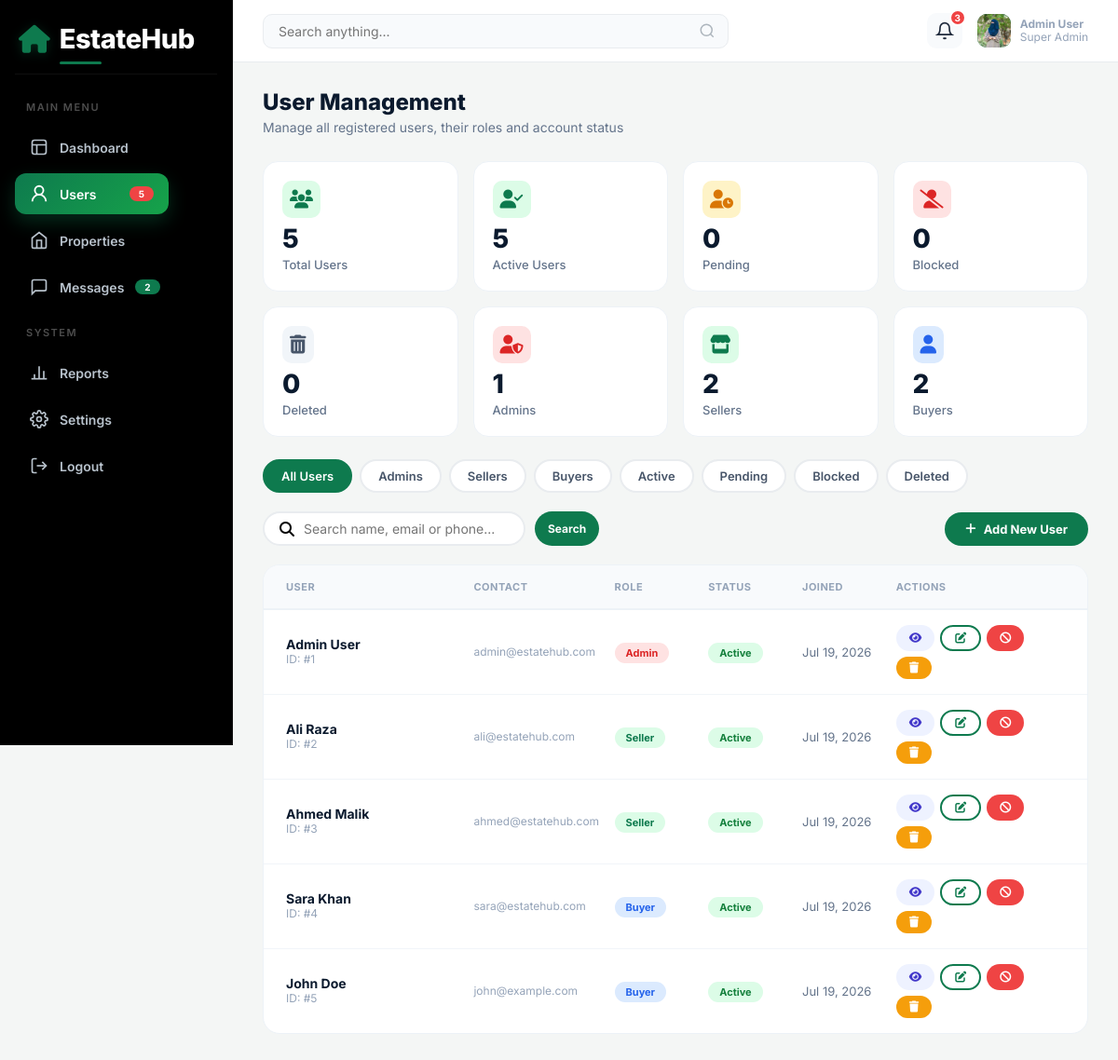
The page /admin/manage-users.php (signed in) on the database its author committed.
### tables this page shows
CREATE TABLE users (
    id INT AUTO_INCREMENT PRIMARY KEY,
    full_name VARCHAR(100) NOT NULL,
    email VARCHAR(100) UNIQUE NOT NULL,
    password VARCHAR(255) NOT NULL,
    phone VARCHAR(20),
    profile_pic VARCHAR(255) DEFAULT NULL,
    bio TEXT,
    user_type ENUM('admin', 'seller', 'user') DEFAULT 'user',
    status ENUM('active', 'inactive', 'banned') DEFAULT 'active',
    created_at TIMESTAMP DEFAULT CURRENT_TIMESTAMP,
    updated_at TIMESTAMP DEFAULT CURRENT_TIMESTAMP ON UPDATE CURRENT_TIMESTAMP
);

### admin/manage-users.php (the view, shortened to what the rows shown need)
<?php
require_once __DIR__ . '/../includes/config.php';
$has_city = false;
$has_last_login = false;
$colCheck = mysqli_query($conn, "SHOW COLUMNS FROM users");
if ($colCheck) {
    while ($col = mysqli_fetch_assoc($colCheck)) {
        if ($col['Field'] === 'city') $has_city = true;
        if ($col['Field'] === 'last_login') $has_last_login = true;
    }
}
$has_properties_table = false;
$properties_seller_col = null;
$tblCheck = mysqli_query($conn, "SHOW TABLES LIKE 'properties'");
if ($tblCheck && mysqli_num_rows($tblCheck) > 0) {
    $has_properties_table = true;
    $pcCheck = mysqli_query($conn, "SHOW COLUMNS FROM properties");
    if ($pcCheck) {
        while ($col = mysqli_fetch_assoc($pcCheck)) {
            if (in_array($col['Field'], ['seller_id', 'user_id', 'agent_id'], true)) {
                $properties_seller_col = $col['Field'];
                break;
            }
        }
    }
}
$ALLOWED_ROLES = ['admin', 'seller', 'user'];
$ALLOWED_STATUSES = ['active', 'pending', 'blocked', 'deleted'];
function role_label($role) {
    if ($role === 'user') return 'Buyer';
    return ucfirst($role);
}
function role_class($role) {
    return $role === 'user' ? 'buyer' : $role;
}
function status_label($status) {
    $status = $status ?: 'active';
    return ucfirst($status);
}
$filter = isset($_GET['filter']) ? $_GET['filter'] : 'all';
$where  = [];
$params = [];
$types  = '';
if (in_array($filter, ['admin', 'seller', 'user'], true)) {
    $where[] = "user_type = ?";
    $params[] = $filter;
    $types .= 's';
    $where[] = "status != 'deleted'";
} elseif (in_array($filter, $ALLOWED_STATUSES, true)) {
    $where[] = "status = ?";
    $params[] = $filter;
    $types .= 's';
} else {
    $where[] = "status != 'deleted'";
}
$total_props_select = "";
if ($has_properties_table && $properties_seller_col) {
    $total_props_select = ", (SELECT COUNT(*) FROM properties p WHERE p.{$properties_seller_col} = users.id) AS total_properties";
}
$query = "SELECT users.*" . $total_props_select . " FROM users";
if ($where) {
    $query .= " WHERE " . implode(' AND ', $where);
}
$query .= " ORDER BY created_at DESC";
$stmt = mysqli_prepare($conn, $query);
mysqli_stmt_execute($stmt);
$users = mysqli_stmt_get_result($stmt);
?>
<!DOCTYPE html>
<html lang="en">
<head>
    <link rel="stylesheet" href="https://cdnjs.cloudflare.com/ajax/libs/font-awesome/6.5.1/css/all.min.css">
</head>
<body>
<div class="dashboard-wrapper">
    <div class="main-content">
        <div class="content-inner">
            <div class="page-header">
                <h1>User Management</h1>
            </div>
            <div class="table-card">
                <?php if ($users && mysqli_num_rows($users) > 0): ?>
                    <?php while ($user = mysqli_fetch_assoc($users)): ?>
                        <?php
                            $status = $user['status'] ?: 'active';
                            $role   = in_array($user['user_type'], $ALLOWED_ROLES, true) ? $user['user_type'] : 'user';
                            $city_val = $has_city ? ($user['city'] ?? '') : '';
                            $last_login_val = $has_last_login ? ($user['last_login'] ?? '') : '';
                            $total_properties = $user['total_properties'] ?? 0;
                            $view_payload = [
                                'name' => $user['full_name'],
                                'email' => $user['email'],
                                'phone' => $user['phone'] ?? '',
                                'role' => role_label($role),
                                'status' => status_label($status),
                                'city' => $city_val !== '' ? $city_val : 'Not provided',
                                'joined' => date('M d, Y', strtotime($user['created_at'])),
                                'last_login' => $last_login_val ? date('M d, Y g:i A', strtotime($last_login_val)) : 'Never logged in',
                                'total_properties' => $role === 'seller' ? $total_properties : null,
                            ];
                        ?>
                        <div class="table-row">
                            <div class="user-info">
                                <h4><?php echo htmlspecialchars($user['full_name']); ?></h4>
                                <span>ID: #<?php echo $user['id']; ?></span>
                            </div>
                            <div class="user-info">
                                <span><?php echo htmlspecialchars($user['email']); ?></span>
                            </div>
                            <div>
                                <span class="role-badge <?php echo role_class($role); ?>"><?php echo role_label($role); ?></span>
                            </div>
                            <div>
                                <span class="status-badge <?php echo $status; ?>"><?php echo status_label($status); ?></span>
                            </div>
                            <div style="font-size:13px; color:#64748b;">
                                <?php echo date('M d, Y', strtotime($user['created_at'])); ?>
                            </div>
                            <div style="display:flex; gap:6px; flex-wrap:wrap;">
                                <button type="button" class="btn btn-view btn-sm" title="View"
                                    onclick='viewUser(<?php echo json_encode($view_payload); ?>)'>
                                    <i class="fas fa-eye"></i>
                                </button>
                                <?php if ($status !== 'deleted'): ?>
                                    <button type="button" class="btn btn-outline btn-sm" title="Edit"
                                        onclick="editUser(
                                            <?php echo $user['id']; ?>,
                                            '<?php echo addslashes($user['full_name']); ?>',
                                            '<?php echo addslashes($user['email']); ?>',
                                            '<?php echo $role; ?>',
                                            '<?php echo $status; ?>',
                                            '<?php echo addslashes($user['phone'] ?? ''); ?>',
                                            '<?php echo addslashes($city_val); ?>'
                                        )">
                                        <i class="fas fa-edit"></i>
                                    </button>
                                <?php endif; ?>
                                <?php if ($status === 'active'): ?>
                                    <button type="button" class="btn btn-danger btn-sm" title="Block"
                                        onclick="openConfirm('block','<?php echo $user['id']; ?>','<?php echo addslashes($user['full_name']); ?>')">
                                        <i class="fas fa-ban"></i>
                                    </button>
                                    <button type="button" class="btn btn-warning btn-sm" title="Delete"
                                        onclick="openConfirm('delete','<?php echo $user['id']; ?>','<?php echo addslashes($user['full_name']); ?>')">
                                        <i class="fas fa-trash"></i>
                                    </button>
                                <?php endif; ?>
                            </div>
                        </div>
                    <?php endwhile; ?>
                <?php else: ?>
                    <div style="padding:48px; text-align:center; color:#94a3b8;">No users found</div>
                <?php endif; ?>
            </div>
        </div>
    </div>
</div>
</body>
</html>

### rows shown on the page
users: full_name "Admin User", id "1", email "admin@estatehub.com", user_type "Admin", status "Active", created_at "Jul 19, 2026"
users: full_name "Ali Raza", id "2", email "ali@estatehub.com", user_type "Seller", status "Active", created_at "Jul 19, 2026"
users: full_name "Ahmed Malik", id "3", email "ahmed@estatehub.com", user_type "Seller", status "Active", created_at "Jul 19, 2026"
users: full_name "Sara Khan", id "4", email "sara@estatehub.com", user_type "Buyer", status "Active", created_at "Jul 19, 2026"
users: full_name "John Doe", id "5", email "john@example.com", user_type "Buyer", status "Active", created_at "Jul 19, 2026"

### other values the page prints
$stats['users'] "5"
$stats['unread'] "2"
$_SESSION['user_name'] "Admin User"
$user_stats['total'] "5"
$user_stats['active'] "5"
$user_stats['pending'] "0"
$user_stats['blocked'] "0"
$user_stats['deleted'] "0"
$user_stats['admin'] "1"
$user_stats['seller'] "2"
$user_stats['user'] "2"
